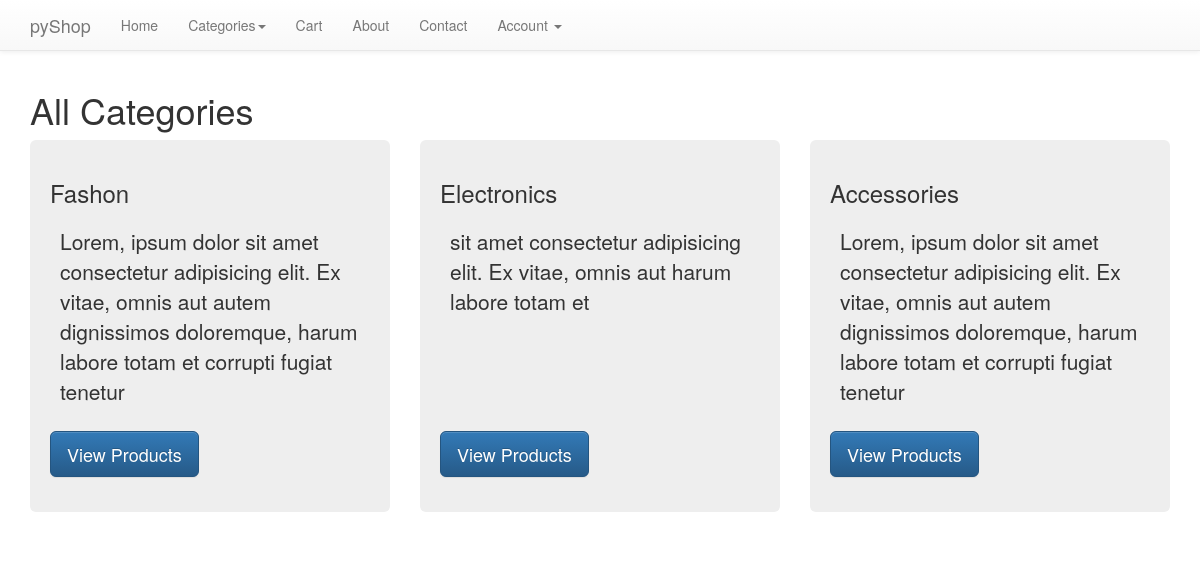
Page /categories/ on the committed database.
### products/models.py (models this page shows, shortened)
class category(models.Model):
    name = models.CharField(max_length=200)
    description = models.CharField(max_length=1000)

### products/views.py (the view)
# urls.py: url(r'^categories/$', products_views.allcategories, name='categories'),
def allcategories(request):
    categories = category.objects.all()
    title = 'All Categories'
    template = 'categories.html'
    context = {'title': title, 'categories': categories}
    return render(request, template, context)

### products/templates/categories.html (shortened to what this page needs)
{% extends 'base.html' %}
{% block content %}
    <h1>{{ title }}</h1>
    <div class="row">
    {% for category in categories %}
            <div class="col-md-4">
                <div class="jumbotron"  style="min-height: 250px; padding: 20px">
                    <h3>{{category.name}}</h3>
                    <p style="padding: 10px; height: 200px;">{{ category.description }}</p>
                    <p><a class="btn btn-primary btn-lg" href="/categories/{{ category.pk }}" role="button">View Products</a></p>
                  </div>
            </div>
    {% endfor %}
    </div>
{% endblock %}

### static/static/css/theme.css (style rules this page uses)
body { padding-top: 70px; padding-bottom: 30px; }

### rows in the picture
category: name "Fashon", description "Lorem, ipsum dolor sit amet consectetur adipisicing elit. Ex vitae, omnis aut autem dignissimos doloremque, harum labore totam et corrupti fugiat tenetur"
category: name "Electronics", description "sit amet consectetur adipisicing elit. Ex vitae, omnis aut harum labore totam et"
category: name "Accessories", description "Lorem, ipsum dolor sit amet consectetur adipisicing elit. Ex vitae, omnis aut autem dignissimos doloremque, harum labore totam et corrupti fugiat tenetur"

### other values in the picture
{{ title }} "All Categories"
